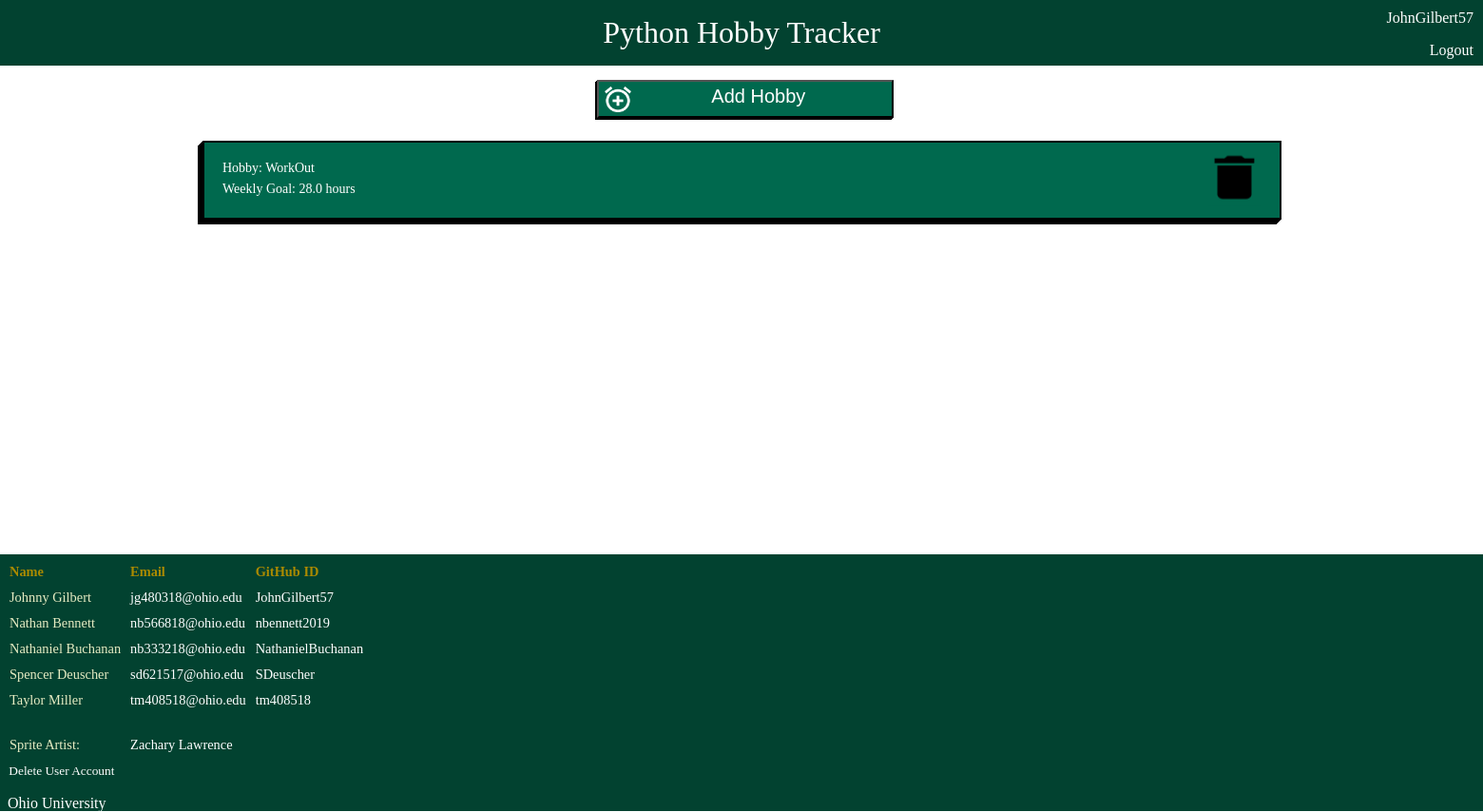
Before: /userhobbies/ (signed in) with the older database file.
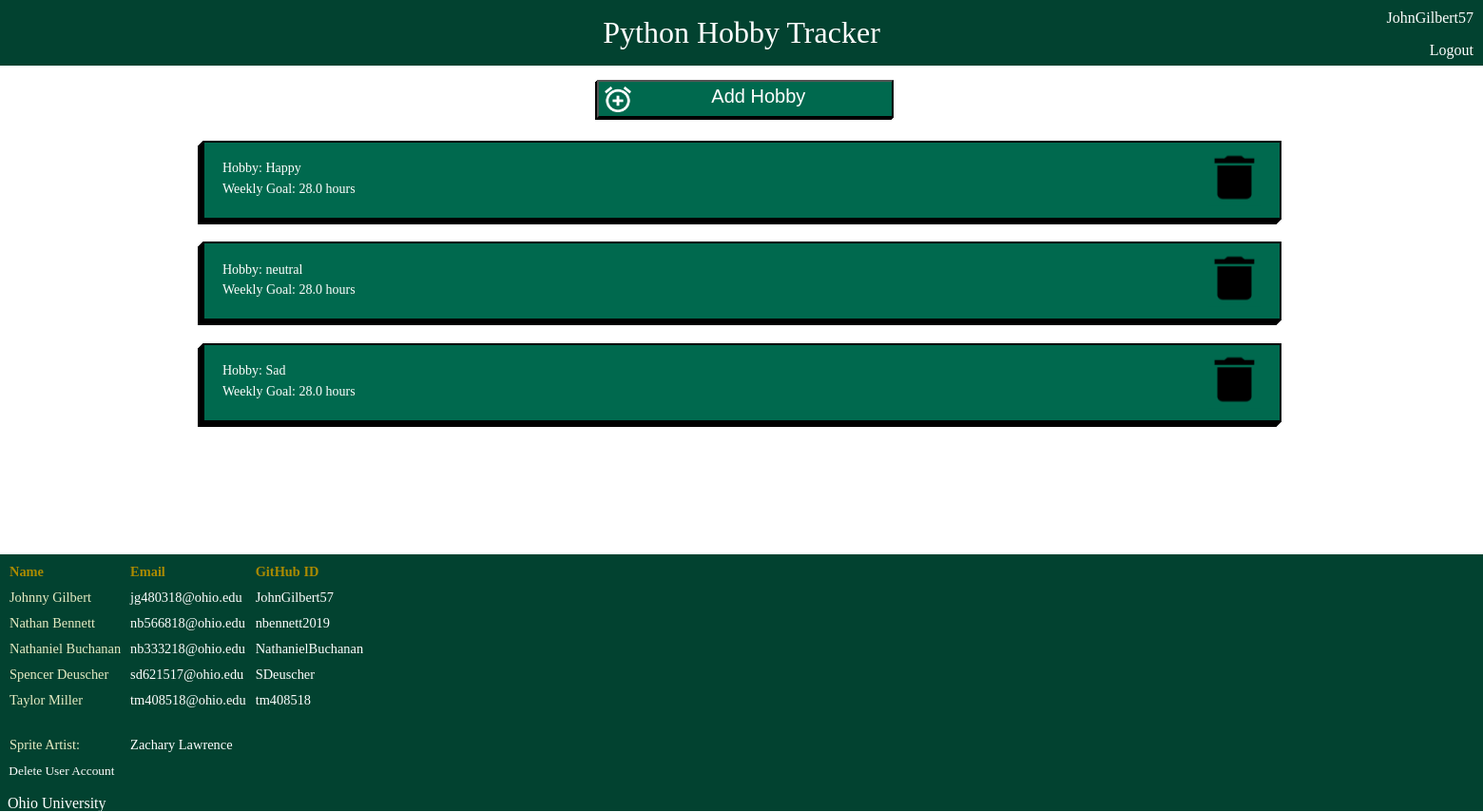
After: the same page with the newer database file.
### myapp/models.py (models this page shows, shortened)
class Hobby(models.Model):
    hobbyUser = models.ForeignKey(User, on_delete=models.CASCADE)
    spriteId = models.ForeignKey(Sprite, on_delete=models.CASCADE, help_text = None) #CHECK THIS
    name = models.CharField(max_length=300, help_text = None)
    timeLimit = models.FloatField(validators = [MinValueValidator(0), MaxValueValidator(168.0)], help_text = None)

### myapp/views.py (the view)
# urls.py: path('userhobbies/', hobbiespage),
def hobbiespage(response):
    if response.method == "POST":
        form = NewHobbyForm(response.POST)
        if form.is_valid():
            obj = form.save(commit=False)
            obj.hobbyUser = User.objects.get(pk=response.user.id)
            obj.save()
            return redirect("/userhobbies")
    else:
        form = NewHobbyForm()
    if response.user.is_anonymous:
        return redirect('/login')
    if response.method == "POST" and 'delete' in response.POST:
        delete_key = response.POST.get('delete')
        if Hobby.objects.filter(pk=delete_key).count() > 0:
            target = Hobby.objects.get(pk=delete_key)
            target.delete()
    if response.method == "POST" and 'deleteuser' in response.POST:
        username = response.user.username
        u = User.objects.get(username = username)
        u.delete()
        return redirect('/login')
    userHobbies = Hobby.objects.filter(hobbyUser=response.user)
    context = {
        'userHobbies': list(userHobbies),
        'form': form
    }
    return render(response, './myhobby/userhobbies.html', context)

### myapp/models.py (called while the page is built)
    def __str__(self):
        return self.spriteName

### myapp/templates/myhobby/userhobbies.html (shortened to what this page needs)
{% load crispy_forms_tags%}
{% block content %}
{% load static %}
<!DOCTYPE >
<html>
    <head>
        <link rel = "stylesheet" type = "text/css" href="{% static 'myapp/css/userhobbies.css' %}">
    </head>
    <body>
        <div id = header>
            <p>Python Hobby Tracker</p>
        </div>
        <div id = credentials>
            <p>{{user.username}}</p>
            <a href = "{% url 'logout' %}">Logout</a>
        </div>
        <div id = container>
            <div id = addhobby>
                <button data-modal-target = "#modal" type = 'submit' id = "Create"><img src = "{% static 'myapp/img/add.png' %}"/><p>Add Hobby</p></button>
            </div>
            {% for hobby in userHobbies %}
            <div id = hobbyinfo>
                <a href="/hobbyview?hobbyid={{ hobby.id }}">
                    <p style = "padding-bottom: 0.5%;">Hobby: {{ hobby.name }}</p>
                    <p>Weekly Goal: {{ hobby.timeLimit}} hours</p>
                </a>
                <form method="POST">
                    <button type='submit' name="delete" value='{{hobby.id}}'><img src ="{% static 'myapp/img/Vector.png' %}" alt = "Trash Can"/></button>
                </form>
            </div>
        {% endfor %}
        </div>
        <div id = footer>
                <table>
                    <tr>
                        <th>Name</th>
                        <th>Email</th>
                        <th>GitHub ID</th>
                    </tr>
                    <tr>
                        <td>Johnny Gilbert</td>
                        <td><a href="mailto: jg480318@ohio.edu">jg480318@ohio.edu</a></td>
                        <td><a href=https://github.com/JohnGilbert57>JohnGilbert57</a></td>
                    </tr>
                    <tr>
                        <td>Nathan Bennett</td>
                        <td><a href="mailto: nb566818@ohio.edu">nb566818@ohio.edu</a></td>
                        <td><a href=https://github.com/nbennett2019>nbennett2019</a></td>
                    </tr>
                    <tr>
                        <td>Nathaniel Buchanan</td>
                        <td><a href="mailto: nb333218@ohio.edu">nb333218@ohio.edu</a></td>
                        <td><a href=https://github.com/NathanielBuchanan>NathanielBuchanan</a></td></td>
                    </tr>
                    <tr>
                        <td>Spencer Deuscher</td>
                        <td><a href="mailto: sd621517@ohio.edu">sd621517@ohio.edu</a></td>
                        <td><a href=https://github.com/SDeuscher>SDeuscher</a></td></td>
                    </tr>
                    <tr>
                        <td>Taylor Miller</td>
                        <td><a href="mailto: tm408518@ohio.edu">tm408518@ohio.edu</a></td>
                        <td><a href=https://github.com/tm408518>tm408518</a></td>
                    </tr>
                    <tr>
                        <td>Sprite Artist:</td>
                        <td><a href="mailto: zacharylawrence00@gmail.com">Zachary Lawrence</a></td>
                    </tr>
                </table>
                <form method="POST">
                    <button type='submit' name="deleteuser" id = "deleteAccount">Delete User Account</button>
                </form>
                <p><a href=https://www.ohio.edu>&nbsp&nbspOhio University<a></p>
            </div>
    </body>
</html>
{% endblock%}

### myapp/static/myapp/css/userhobbies.css (style rules this page uses)
body { margin: 0; padding: 0; font-family: "Robobto"; position: relative; height: 100%; overflow-x: hidden; }
table { font-family: georgia, serif; border-spacing: 10px; font-size: 90%; }
td { text-align: left; padding: 0%; color:rgb(231,236,195); }
#credentials { position: relative; float: right; top: -75px; text-align: right; padding-right: 10px; margin: 0; color: white; }
th { text-align: left; padding: 0%; color: rgb(170,138,0); }
a:link, a:visited { color: rgb(255, 255, 255); background-color: transparent; text-decoration: none; }
#header { margin-top: -2%; width: 100%; height: 100px; float: right; background-color:#024230; }
#header p { text-align: center; margin: auto; margin-top: 1%; padding-top: 2%; font-size: 200%; color: rgb(255, 255, 255); }
#footer { height: 270px; width: 100%; margin-top: 1.5%; position: relative; width: 100%; bottom: 0%; color: rgb(255, 255, 255); background-color: #024230; }
#hobbyinfo { width: 70%; background-color: #00694E; margin: 0 auto; height: 5%; padding: 1.25%; margin-bottom: 1.5%; border: 2px solid black; box-shadow: -1px 1px black, -2px 2px black, -3px 3px black, -4px 4px black, -5px 5px black; }
#hobbyinfo p { color: white; margin: 0; font-size: 14px; }
#hobbyinfo img { height: 80%; cursor: pointer; }
#hobbyinfo button { float: right; transform:translateY(-84%); height: 150%; background-color: #00694E; border:none; }
#addhobby { display: block; margin-left: 40.25%; margin-right: auto; width: 100%; margin-bottom: 1.5%; }
#Create { width: 20%; height: 5%; background-color: #00694E; margin-top: 1%; box-shadow: -1px 1px black, -2px 2px black; cursor:pointer; }
#addhobby img { height: 80%; float: left; padding-top: 0.25%; color: white; }
#addhobby p { display: inline; margin-top: 25%; font-size: 150%; color: white; }
#container { min-height:70%; }
#deleteAccount { background-color: #024230; border: none; color: white; font-family: georgia, serif; padding-left: 0.6%; }

Changed rows visible on the page:
removed Hobby: name "WorkOut", timeLimit "28.0", {{ hobby.id }} 90 (drawn)
added Hobby: name "Happy", timeLimit "28.0", {{ hobby.id }} 93 (drawn)
added Hobby: name "neutral", timeLimit "28.0", {{ hobby.id }} 94 (drawn)
added Hobby: name "Sad", timeLimit "28.0", {{ hobby.id }} 96 (drawn)
